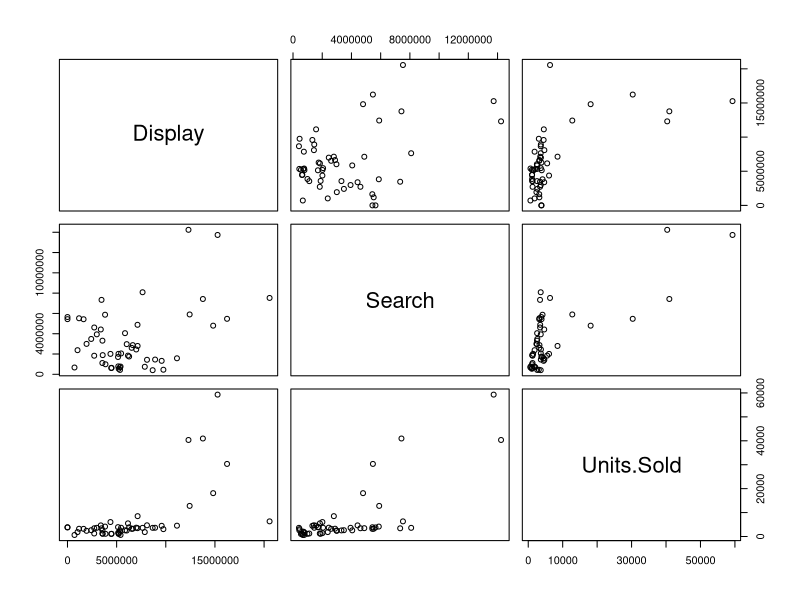
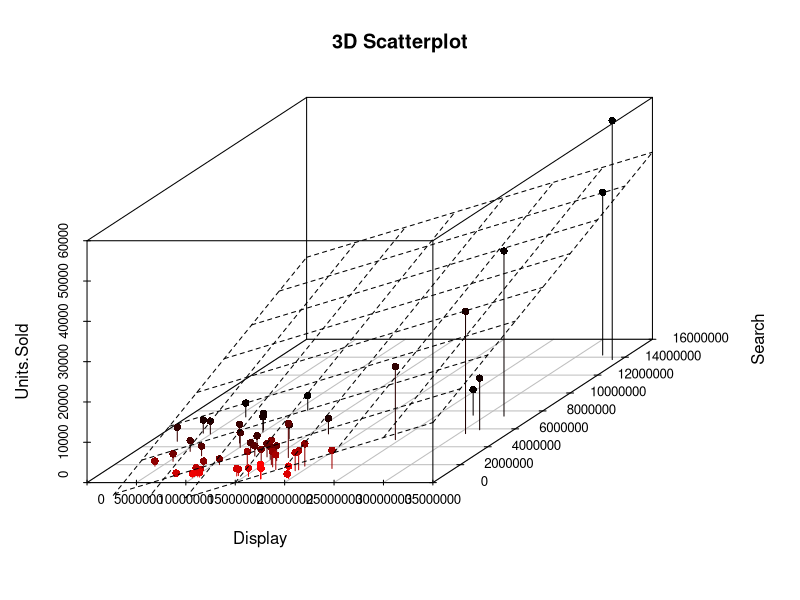

Here is the R script that generated these plots, in order:
# disable scientific notation because it's annoying
options(scipen=999, digits=5)

#  Load data
df <- read.csv(file = "data.csv", header=TRUE, sep=",")

# # 75% of the sample size
# smp_size <- floor(0.75 * nrow(df))
# 
# # set the seed to make your partition reproductible
# # set.seed(123)
# train_ind <- sample(seq_len(nrow(df)), size = smp_size)
# 
# train <- df[df_ind, ]
# test <- df[-df_ind, ]

# create a scatter plot matrix
pairs(df[,!(colnames(df)=="Week")])

# run all predictors on sales
mod0 <- lm(Units.Sold~., data=df[,!(colnames(df)=="Week")])
summary(mod0)

# check for potential collinearity by calculating the variance inflation factor:
# vif = the ratio of the variance of a predictor when fitting the full model / the variance of a predictor if fit on its own
# rule of thumb: if vif exceeds 5 or 10 then collinearity may exist
library(car) # the car package has the vif function
vif(mod0)

# adding adstock to predictors
# an adstock rate or 50% assumes that 
# the marketing effect of today's ad will reduce by half tomorrow.
# formula: tomorrow's advertising impact = base + adstockRate * today's advertising impact
predictors <- df[,!(colnames(df) %in% c("Week","Units.Sold"))]

displayAdstock <- 0.5898
# searchAdstock <- 0
# adstockRate <- 0.50
# for(i in colnames(predictors)) {
#   predictors[i] <- as.numeric(filter(predictors[i], filter=adstockRate, method="recursive"))
# }
predictors$Display <- as.numeric(filter(predictors$Display, filter=displayAdstock, method="recursive"))
# predictors$Search <- as.numeric(filter(predictors$Search, filter=searchAdstock, method="recursive"))


burt <- predictors
burt$Units.Sold <- df$Units.Sold

# run all predictors on sales after accounting for the adstock rate
mod1<-lm(Units.Sold~., data=burt)
summary(mod1)

# # stepwise regression: backward vs. forward
# mod2 = step(mod1, direction="backward", trace=0)
# summary(mod2)

# create new dataset with predictors with significant p-value
pVal <- 0.05
newBurt <- burt[, colnames(burt) %in% c(names(summary(mod1)$coefficients[summary(mod1)$coefficients[, 4]<= pVal, 4]), "Units.Sold")]

mod2<-lm(Units.Sold~., data=newBurt)
summary(mod2)

mod3<-lm(Units.Sold~.^2, data=newBurt)
summary(mod3)

# model selection: can first use anova to see if the two models are significantly different from each other (p-value < 0.05)
anova(mod2, mod3)
# model selection: pick the one with higher R Squared and RSE
summary(mod2)$sigma # calculate RSE. RSE is the phrase in R language, same as RMSE.
summary(mod3)$sigma

# creating a 3D scatter plot
require(scatterplot3d)
s3d <- scatterplot3d(newBurt,
                     pch=16,
                     highlight.3d = TRUE,
                     type = "h",
                     main = "3D Scatterplot")
plane <- lm(Units.Sold~., data=newBurt)
s3d$plane3d(plane)


# predict random unknown data with mod3
totalImp <- 1000000000
Display <- seq(0, totalImp, by = 50000000)
Search <- totalImp-Display

newdata <- data.frame(Display = Display, Search = Search)
predictions <- data.frame(predict(mod3, newdata, interval="prediction",level=0.95),newdata)
